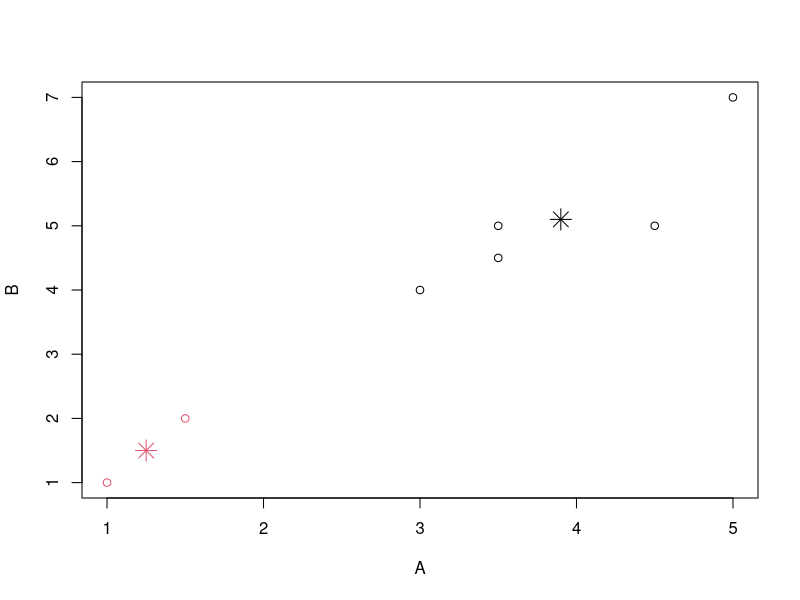

The R script that drew this image:
#Clustering - Simple dataset - Marks in 2 subjects


A=c(1,1.5,3,5,3.5,4.5,3.5)
B=c(1,2,4,7,5,5,4.5)
marks=data.frame(A,B)
marks

(c1 <- kmeans(marks, 2)) #kmeans algorithm specifies no of clusters
cbind(marks, c1$cluster)
plot(marks, col = c1$cluster) 
#cluster works only on numerical values
points(c1$centers, col = 1:2, pch = 8, cex = 2) #centre values of that particular cluster, 1:2 specifies the colour
#pch is plotting symbol

c1$iter #iteration

#C1- 1, 2 : (1.3, 1.5)
#C2- 3, 4, 5, 6, 7  : (3.9, 5.1)
#
#Specify Coordinates for Centers
mcenters = marks[c(1,4),] #1st and 4th row is selected, become the centre point, around this the 2 clusters are created
mcenters
(c2a <- kmeans(marks, centers=mcenters))
c2a
matrix(c(1,1,5,7), ncol=2)
?matrix
(c2b <- kmeans(marks, centers=matrix(c(1,1,5,7), ncol=2)))

c2a
cbind(marks,c2a$cluster)
c2a$centers
aggregate(marks,by=list(c2a$cluster),FUN=mean)
c2a
c2a$iter

library(dplyr)
marks %>% group_by(c2a$cluster) %>% summarise_all(funs(sum, mean, median, n()))


# Distances
x1=marks[1,]; x2=marks[2,]
x1;x2
sqrt(sum((x1-x2)^2))
sqrt(1.25)
dist(rbind(x1,x2))
euc.dist <- function(x1, x2) sqrt(sum((x1 - x2) ^ 2))
for (i in 1:7)
  print(paste(i, round(euc.dist(marks[i,], marks[1,]),2),sep='-'))

ref1 = marks[1,]; ref1
ref2 = marks[4,]; ref2

(d1= apply(marks,1,function(x)sqrt(sum((x-ref1)^2))))
(d2= apply(marks,1,function(x)sqrt(sum((x-ref2)^2))))
df=cbind(marks, d1,d2)
df

apply(df, 1, function(x) max(which(x == min(x, na.rm = TRUE))))
df
apply(df[,c(3,4)],1, min)
df3 <-transform(df, mind1d2=apply(df[,c(3,4)],1, min, na.rm = TRUE))
df3
